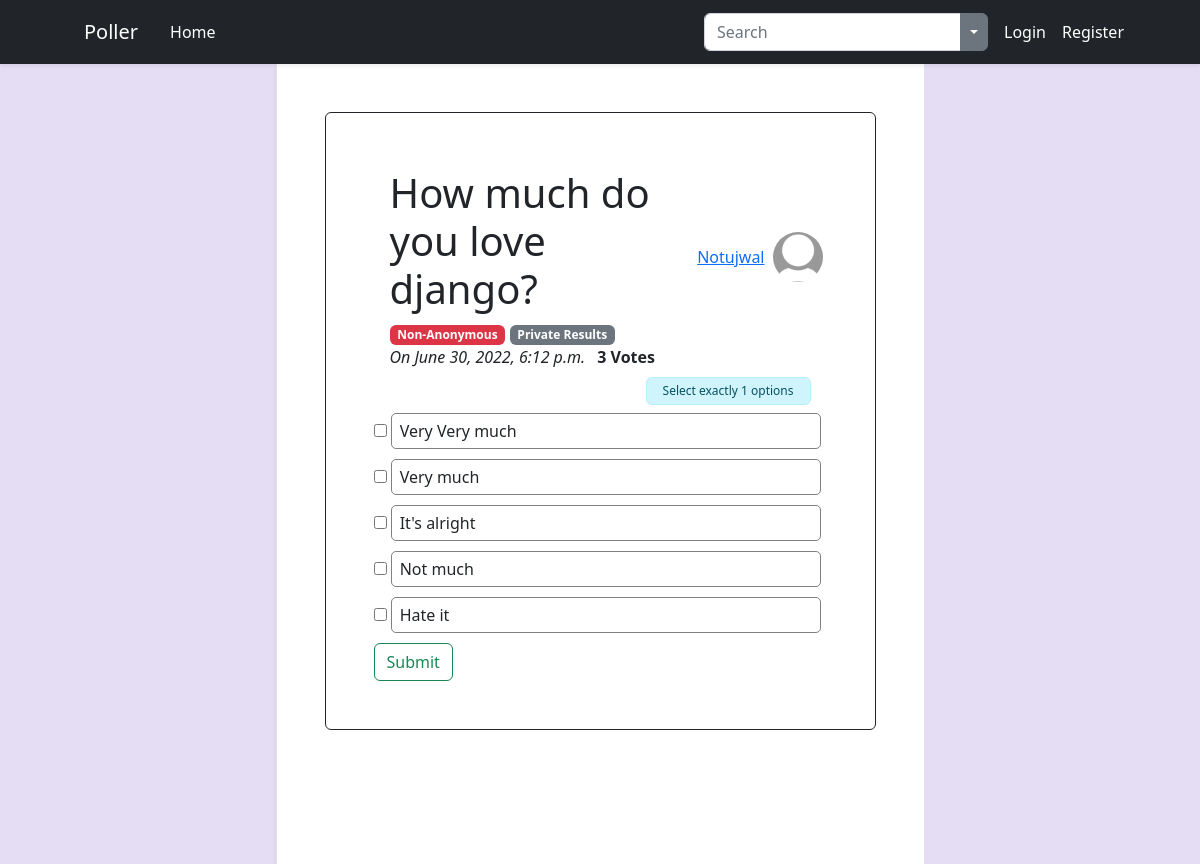
Page /polls/37/ on the committed database.
### polls/models.py (models this page shows, shortened)
class Poll(models.Model):
    title = models.CharField(max_length=100)
    description = models.TextField(blank=True)
    date_posted = models.DateTimeField(default=timezone.now)
    author = models.ForeignKey(User, on_delete=models.CASCADE)
    users_voted = models.ManyToManyField(User,related_name='usersvoted',default=returnNone)
    total_votes = models.IntegerField(default=0)
    no_of_options_to_be_selected = models.PositiveIntegerField(default=1)
    anonymous_poll = models.BooleanField(default=True)
    public_results = models.BooleanField(default=True)

class Choice(models.Model):
    parent_poll = models.ForeignKey(Poll, on_delete=models.CASCADE)
    choice_text = models.CharField(max_length=100,)
    vote_count = models.IntegerField(default=0)
    voted_by = models.ManyToManyField(User,default=returnNone)

### users/models.py (models this page shows, shortened)
class Profile(models.Model):
    user = models.OneToOneField(User,on_delete=models.CASCADE)
    image = models.ImageField(default='default_pfp.jpeg', upload_to='profile_pics')

### polls/views.py (the view)
# urls.py: path('polls/<int:poll_id>/',views.detail,name='detail'),
def detail(request, poll_id):
    poll = get_object_or_404(Poll,pk=poll_id)
    if request.user in poll.users_voted.all():
        return HttpResponseRedirect(reverse('polls:results',args=[poll_id]))
    else:
        VotingForm = forms.createVotingForm(poll_id=poll_id)
        if request.method == 'POST':
            if not request.user.is_authenticated:
                return HttpResponseRedirect(reverse('login')+f"?next={request.path}")
            form = VotingForm(request.POST)
            if form.is_valid():
                selected_choices_id = form.cleaned_data.get('multiple_choice_field')
                selected_choices = []
                for choice_id in selected_choices_id:
                    selected_choices.append(poll.choice_set.get(id=choice_id))
                for selected_choice in selected_choices:
                    selected_choice.vote_count += 1
                    selected_choice.voted_by.add(request.user)
                    poll.total_votes +=1
                    selected_choice.save()
                poll.users_voted.add(request.user)
                poll.save()
                return redirect('polls:results',poll_id=poll_id)
        else:
            form = VotingForm()
        return render(request,'polls/detail.html',{'form':form,'choices':form.fields['multiple_choice_field'].choices , 'poll':poll ,'title':f"Poll no: {poll_id}"})

### polls/forms.py (shortened to what this page needs)
    class VotingForm(forms.Form):
        multiple_choice_field = forms.MultipleChoiceField(choices=choices_tuple,widget=forms.CheckboxSelectMultiple(attrs={'class':'check'}))

### polls/forms.py (called while the page is built, shortened)
def createVotingForm(poll_id):
    poll = get_object_or_404(Poll,pk=poll_id)
    choices_tuple = [(c.id,c.choice_text) for c in poll.choice_set.all()]
    class VotingForm(forms.Form):
        multiple_choice_field = forms.MultipleChoiceField(choices=choices_tuple,widget=forms.CheckboxSelectMultiple(attrs={'class':'check'}))
    return VotingForm

### polls/templates/polls/detail.html (shortened to what this page needs)
{% extends "polls/base.html" %}
{% load crispy_forms_tags %}
{% block content %}
<div class="mt-5 p-5 mx-auto border border-dark rounded">
    <div class="row mt-2 ps-3">
        <div class="d-flex align-items-center">
            <div class="flex-grow-1">
                <div class="">
                    <h1 class="d-inline-block">{{ poll.title }}</h1>
                    {% if poll.anonymous_poll %}
                    <span class="badge text-bg-success">Anonymous</span>
                    {% else %}
                    <span class="badge text-bg-danger">Non-Anonymous</span>
                    {% endif %}
                    {% if poll.public_results %}
                    <span class="badge text-bg-primary">Public Results</span>
                    {% else %}
                    <span class="badge text-bg-secondary">Private Results</span>
                    {% endif %}
                </div>
            </div>
            <div class="mx-1">
                <a href="{% url 'profile' poll.author.id %}">{{ poll.author }}</a>
            </div>
            <div class="mx-1 my-1">
                <img src="{{ poll.author.profile.image.url }}" align="middle" class="rounded-circle pfp-sm">
            </div>
        </div>
    </div>
    <div class="ps-3">
        <span class="fw-light fst-italic">On {{ poll.date_posted }}</span>
        {% if poll.votes == 1 %}
            <span class="fw-semibold">1 Vote</span>
        {% else %}
            <span class="fw-semibold ms-2">{{ poll.total_votes }} Votes</span>
        {% endif %}
    </div>
    <div class="d-flex ps-3 my-2 align-items-end justify-content-end">
        <div class="alert alert-info font-info py-1 mb-0 mx-3 d-inline-block flex-shrink-0">
            Select exactly {{ poll.no_of_options_to_be_selected }} options
        </div>
    </div>
    <div class="row">
        <form action="{% url 'polls:detail' poll.id %}" method="post" class="">
            {% for field in form %}
            <div class="fieldWrapper">
                {% for val,text in choices %}
                <div>
                    <input type="checkbox" name="multiple_choice_field" id="checkbox-{{ val }}" class="check" value="{{ val }}">
                    <label class="chkbox-label wrap w-95 d-inline-block form-check-label" for="checkbox-{{ val }}">{{ text }}</label>
                </div>
                {% endfor %}
            </div>
            {% endfor %}
            <button class="btn btn-outline-success "type="submit">Submit</button>
        </form>
    </div>
</div>
{% endblock content %}

### polls/templates/polls/base.html (shortened to what this page needs)
{% load static %}
<!DOCTYPE html>
<html lang="en">
<head>
    <link rel="stylesheet" href="https://cdn.jsdelivr.net/npm/bootstrap-icons@1.8.3/font/bootstrap-icons.css">
    <link rel="stylesheet" type="text/css" href="{% static 'polls/styles.css' %}">
    <link href="https://cdn.jsdelivr.net/npm/bootstrap@5.2.0-beta1/dist/css/bootstrap.min.css" rel="stylesheet">
</head>
<body>
    <nav class="navbar navbar-expand-xl navbar-dark bg-dark sticky-top px-5 shadow-sm" style="min-height: 8%;">
        <div class="container-fluid">
          <a class="navbar-brand mx-4" href="{% url 'polls:home' %}">Poller</a>
          <div class="collapse navbar-collapse" id="navbarSupportedContent">
            <ul class="navbar-nav me-auto mb-2 mb-lg-0">
              <li class="nav-item me-3">
                <a class="nav-link active" aria-current="page" href="{% url 'polls:home' %}">Home</a>
              </li>
            </ul>
            <form action="{% url 'polls:search' %}" method="get">
              <div class="btn-group">
                <input type="text" name="search" id="id_search" placeholder="Search" class="form-control" style="border-top-right-radius: 0; border-bottom-right-radius: 0;">
                <button type="button" class="btn-secondary btn dropdown-toggle dropdown-toggle-split" data-bs-toggle="dropdown" aria-expanded="false">
                </button>
              </div>
            </form>
            <ul class="navbar-nav ms-2 mb-2 mb-lg-0 align-items-center">
              {% if request.user.is_authenticated %}
              <li class="nav-item mx-2">
                <a class="nav-link active" aria-current="page" href="{% url 'polls:create' %}">New Poll</a>
              </li>
              <li class="nav-item mx-2">
                <a class="nav-link active" aria-current="page" href="{% url 'logout' %}">Logout</a>
              </li>
              <li class="nav-item mx-2">
                <a class="nav-link active" aria-current="page" href="{% url 'profile' user.id %}">Profile</a>
              </li>
              <li class="nav-item">
                <div class="d-flex align-items-center justify-content-center">
                  <img src="{{ user.profile.image.url }}" align="middle" class="rounded-circle pfp-lil">
                </div>
              </li>
              {% else %}
              <li class="nav-item">
                <a class="nav-link active" aria-current="page" href="{% url 'login' %}?next={{ request.path }}">Login</a>
              </li>
              <li class="nav-item me-2">
                <a class="nav-link active" aria-current="page" href="{% url 'register' %}">Register</a>
              </li>
              {% endif %}
            </ul>
          </div>
        </div>
    </nav>
    <div class="main-flex">
      <div class="flex-left">
      </div>
      <div class="flex-center px-5 border-start border-end shadow-sm" >
        {% block content %}
        {% endblock content %}
      </div>
      <div class="flex-right">
      </div>
    </div>
</body>
</html>

### polls/static/polls/styles.css (style rules this page uses)
html,body { height: 100%; margin: 0; }
.chkbox-label { border:1px solid #ccc; padding:10px; margin:0 0 10px; display:block; }
input.check + label { border: 1px solid grey; padding: 5px 8px; cursor: pointer; border-radius: 5px; }
.pfp-sm { width: 50px; height: 50px; }
.wrap { word-wrap: break-word; word-break: break-all; }
.w-95 { width: 95%; }
.font-info { font-size: 0.75em; }
.main-flex { display: flex; flex-direction: row; min-height: 100%; align-items: stretch; }
.flex-left { flex: 1; min-height: 100%; background-color: #e4ddf4; }
.flex-center { flex: 2; min-height: 100%; }
.flex-right { flex: 1; min-height: 100%; background-color: #e4ddf4; }

### rows in the picture
Poll: title "How much do you love django?", author "Notujwal", author.profile.image (placeholder picture), date_posted "June 30, 2022, 6:12 p.m.", total_votes "3", no_of_options_to_be_selected "1"
Choice: choices "Very Very much"
Choice: choices "Very much"
Choice: choices "It's alright"
Choice: choices "Not much"
Choice: choices "Hate it"
